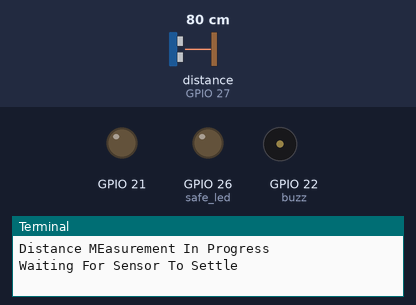
The program below on a simulated Raspberry Pi (BCM pin numbers). On the bench: output pins drawn as LEDs (lit = HIGH), buzzer (waves = sounding, pin HIGH), the last lines printed to the terminal. Dashed ring = blinking. Inputs (shaded band) come from the test bench; at power-on: distance to the obstacle (sensor on GPIO 27) 80 cm. The echo pulse lasts 58.3 µs per cm; the clock reads 2024-03-15 10:24:30 at power-on unless the program sets it; pins used as bus, display or sensor lines are not drawn.

Above: at 0.1 s.
At 3.2 s:
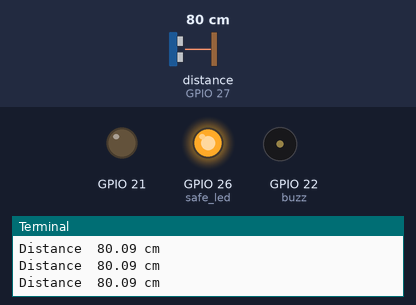
3.3 s: distance to the obstacle (sensor on GPIO 27) set to 21 cm
4.8 s: distance to the obstacle (sensor on GPIO 27) set to 18 cm
At 5.35 s:
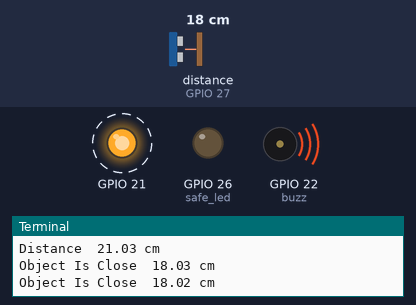
Timing chart, 0 to 13.8 s (numbered marks = the images above; inputs shaded):
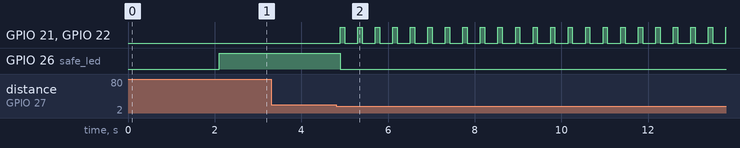

The program:

distance.py
```python
import RPi.GPIO as gp
import time

gp.setmode(gp.BCM)

trig,echo,buzz,safe_led = 17,27,22,26
buzz_s = False
print('Distance MEasurement In Progress')
gp.setup(trig,gp.OUT)


def do_safe():
	gp.setup(safe_led,gp.OUT)
	gp.output(safe_led,gp.HIGH)


def do_beep(distance):
	global buzz_s
	gp.setup(21,gp.OUT)
	gp.setup(buzz,gp.OUT)
	buzz_s = not buzz_s
	gp.output(buzz,buzz_s)
	gp.output(21,buzz_s)
	time.sleep(distance/180)

	gp.cleanup(buzz);gp.cleanup(21)


gp.setup(echo,gp.IN)
gp.output(trig,False)


print("Waiting For Sensor To Settle")
time.sleep(2)

while True:
	try:
	 gp.output(trig,True)
	 time.sleep(0.1)
	 gp.output(trig,False)
	 while gp.input(echo) == 0:
	  pulse_start = time.time()
	 while gp.input(echo) == 1:
	  pulse_end = time.time()
	 pulse_dur = pulse_end - pulse_start
	 distance = pulse_dur * 17150
	 distance = round(distance,2)
	 if int(distance) < 20:
		 gp.cleanup(safe_led)
		 do_beep(distance)
		 print('Object Is Close ',distance,"cm")
	 else:
		 do_safe()
		 print("Distance ",distance,"cm")
	except KeyboardInterrupt:gp.cleanup();exit()
```

Measured:
- the behaviour switches between 20 and 19 cm on distance to the obstacle (sensor on GPIO 27) (found by bisection; images 1 and 2)
- after the input at 4.8 s, GPIO 21, GPIO 22 (buzz): alternates HIGH for 0.10 s and LOW for 0.30 s, starting after 0.10 s; GPIO 26 (safe_led): HIGH → LOW after 0.10 s
